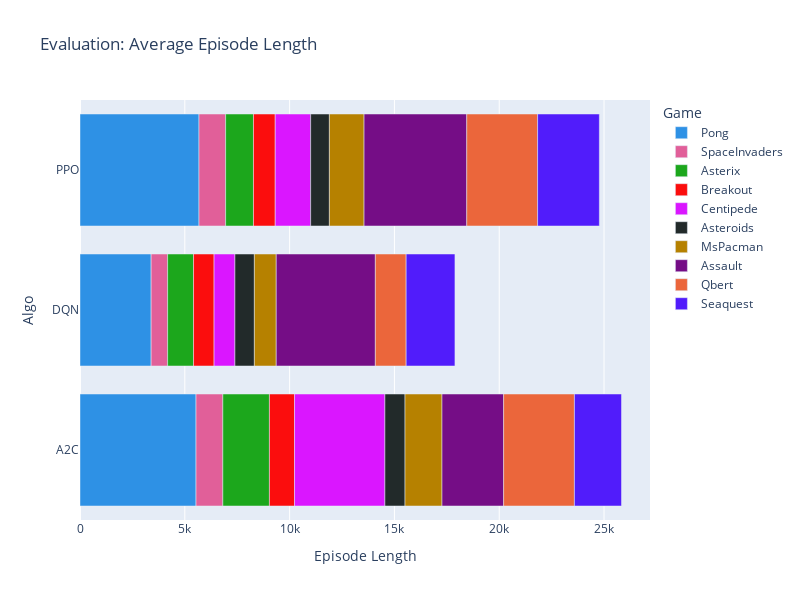

Source (notebook cell):
### Code cell
df = mean_lengths
title = "Evaluation: Average Episode Length"
labels = {'variable':'Game', 'algo':'Algo', 'value':'Episode Length'}

fig = px.bar(df, 
             y=df.index,
             x=df.columns,
             barmode="relative",
             width=plots_shape[0],
             height=plots_shape[1],
             color_discrete_sequence=plots_colors,
             labels=labels,
             title=title)
fig.show()

### Figure 1 — Plotly figure (JSON) as saved in the notebook; plotly's stock layout.template omitted (floating-point values rounded to 4 significant figures)
{"data": [{"alignmentgroup": "True", "hovertemplate": "Game=Pong<br>Episode Length=%{x}<br>Algo=%{y}<extra></extra>", "legendgroup": "Pong", "marker": {"color": "#2E91E5", "pattern": {"shape": ""}}, "name": "Pong", "offsetgroup": "Pong", "orientation": "h", "showlegend": true, "textposition": "auto", "type": "bar", "x": [5536.0, 3394.0, 5677.0], "xaxis": "x", "y": ["A2C", "DQN", "PPO"], "yaxis": "y"}, {"alignmentgroup": "True", "hovertemplate": "Game=SpaceInvaders<br>Episode Length=%{x}<br>Algo=%{y}<extra></extra>", "legendgroup": "SpaceInvaders", "marker": {"color": "#E15F99", "pattern": {"shape": ""}}, "name": "SpaceInvaders", "offsetgroup": "SpaceInvaders", "orientation": "h", "showlegend": true, "textposition": "auto", "type": "bar", "x": [1279.0, 787.1, 1271.0], "xaxis": "x", "y": ["A2C", "DQN", "PPO"], "yaxis": "y"}, {"alignmentgroup": "True", "hovertemplate": "Game=Asterix<br>Episode Length=%{x}<br>Algo=%{y}<extra></extra>", "legendgroup": "Asterix", "marker": {"color": "#1CA71C", "pattern": {"shape": ""}}, "name": "Asterix", "offsetgroup": "Asterix", "orientation": "h", "showlegend": true, "textposition": "auto", "type": "bar", "x": [2223.0, 1236.0, 1328.0], "xaxis": "x", "y": ["A2C", "DQN", "PPO"], "yaxis": "y"}, {"alignmentgroup": "True", "hovertemplate": "Game=Breakout<br>Episode Length=%{x}<br>Algo=%{y}<extra></extra>", "legendgroup": "Breakout", "marker": {"color": "#FB0D0D", "pattern": {"shape": ""}}, "name": "Breakout", "offsetgroup": "Breakout", "orientation": "h", "showlegend": true, "textposition": "auto", "type": "bar", "x": [1199.0, 979.6, 1038.0], "xaxis": "x", "y": ["A2C", "DQN", "PPO"], "yaxis": "y"}, {"alignmentgroup": "True", "hovertemplate": "Game=Centipede<br>Episode Length=%{x}<br>Algo=%{y}<extra></extra>", "legendgroup": "Centipede", "marker": {"color": "#DA16FF", "pattern": {"shape": ""}}, "name": "Centipede", "offsetgroup": "Centipede", "orientation": "h", "showlegend": true, "textposition": "auto", "type": "bar", "x": [4310.0, 995.5, 1690.0], "xaxis": "x", "y": ["A2C", "DQN", "PPO"], "yaxis": "y"}, {"alignmentgroup": "True", "hovertemplate": "Game=Asteroids<br>Episode Length=%{x}<br>Algo=%{y}<extra></extra>", "legendgroup": "Asteroids", "marker": {"color": "#222A2A", "pattern": {"shape": ""}}, "name": "Asteroids", "offsetgroup": "Asteroids", "orientation": "h", "showlegend": true, "textposition": "auto", "type": "bar", "x": [959.6, 926.5, 893.5], "xaxis": "x", "y": ["A2C", "DQN", "PPO"], "yaxis": "y"}, {"alignmentgroup": "True", "hovertemplate": "Game=MsPacman<br>Episode Length=%{x}<br>Algo=%{y}<extra></extra>", "legendgroup": "MsPacman", "marker": {"color": "#B68100", "pattern": {"shape": ""}}, "name": "MsPacman", "offsetgroup": "MsPacman", "orientation": "h", "showlegend": true, "textposition": "auto", "type": "bar", "x": [1764.0, 1044.0, 1655.0], "xaxis": "x", "y": ["A2C", "DQN", "PPO"], "yaxis": "y"}, {"alignmentgroup": "True", "hovertemplate": "Game=Assault<br>Episode Length=%{x}<br>Algo=%{y}<extra></extra>", "legendgroup": "Assault", "marker": {"color": "#750D86", "pattern": {"shape": ""}}, "name": "Assault", "offsetgroup": "Assault", "orientation": "h", "showlegend": true, "textposition": "auto", "type": "bar", "x": [2941.0, 4728.0, 4899.0], "xaxis": "x", "y": ["A2C", "DQN", "PPO"], "yaxis": "y"}, {"alignmentgroup": "True", "hovertemplate": "Game=Qbert<br>Episode Length=%{x}<br>Algo=%{y}<extra></extra>", "legendgroup": "Qbert", "marker": {"color": "#EB663B", "pattern": {"shape": ""}}, "name": "Qbert", "offsetgroup": "Qbert", "orientation": "h", "showlegend": true, "textposition": "auto", "type": "bar", "x": [3377.0, 1469.0, 3380.0], "xaxis": "x", "y": ["A2C", "DQN", "PPO"], "yaxis": "y"}, {"alignmentgroup": "True", "hovertemplate": "Game=Seaquest<br>Episode Length=%{x}<br>Algo=%{y}<extra></extra>", "legendgroup": "Seaquest", "marker": {"color": "#511CFB", "pattern": {"shape": ""}}, "name": "Seaquest", "offsetgroup": "Seaquest", "orientation": "h", "showlegend": true, "textposition": "auto", "type": "bar", "x": [2246.0, 2328.0, 2945.0], "xaxis": "x", "y": ["A2C", "DQN", "PPO"], "yaxis": "y"}], "layout": {"barmode": "relative", "height": 600, "legend": {"title": {"text": "Game"}, "tracegroupgap": 0}, "title": {"text": "Evaluation: Average Episode Length"}, "width": 800, "xaxis": {"anchor": "y", "domain": [0, 1], "title": {"text": "Episode Length"}}, "yaxis": {"anchor": "x", "domain": [0, 1], "title": {"text": "Algo"}}}}
